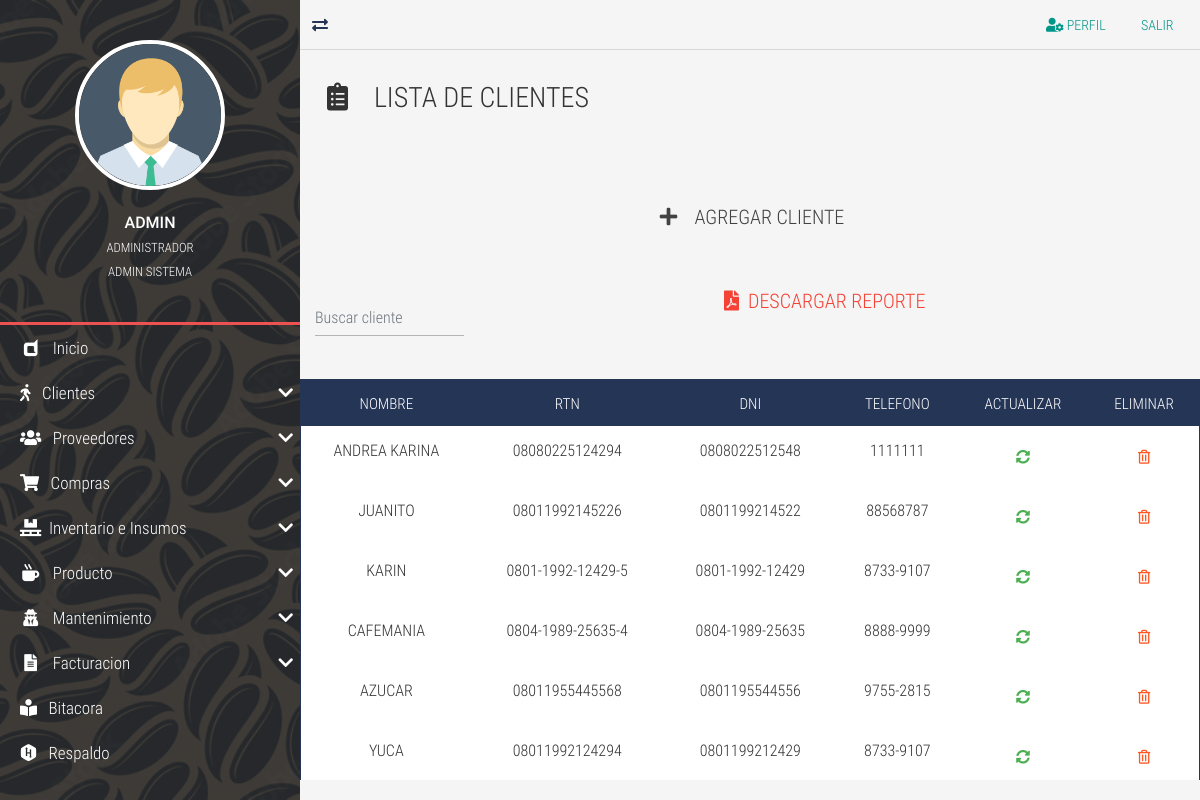
/cliente-list/ (signed in), run on the app's committed database.
### tables this page shows
CREATE TABLE `TBL_Clientes` (
  `id_clientes` int NOT NULL AUTO_INCREMENT,
  `nom_cliente` varchar(45) DEFAULT NULL,
  `rtn_cliente` varchar(40) DEFAULT NULL,
  `dni_clinte` varchar(20) DEFAULT NULL,
  `tel_cliente` varchar(12) DEFAULT NULL,
  PRIMARY KEY (`id_clientes`)
);

### controladores/vistasControlador.php (called while the page is built, shortened)
<?php
	class vistasControlador extends vistasModelo{
		public function obtener_plantilla_controlador(){
			return require_once "./vistas/plantilla.php";
		}
	}

### index.php (called while the page is built, shortened)
<?php
	require_once "./controladores/vistasControlador.php";
	$plantilla = new vistasControlador();
	$plantilla->obtener_plantilla_controlador();

### vistas/contenidos/cliente-list-view.php (the view, shortened to what this page needs)
<div class="full-box page-header">
	<h3 class="text-left">
		<i class="fas fa-clipboard-list fa-fw"></i> &nbsp; LISTA DE CLIENTES
	</h3>
</div>
<div class="container-fluid">
	<ul class="full-box list-unstyled page-nav-tabs">
		<li>
			<div class="btn btn-dark btn-lg" data-toggle="modal" data-target="#ModalCrear"><i class="fas fa-plus fa-fw"></i> &nbsp; AGREGAR CLIENTE</div>
		</li>
	</ul>
</div>
<?php
$where="";
?>
<div class="container-fluid">
  <form class="d-flex" action="../pdf/clientepdf.php" method="post" accept-charset="utf-8">
  	<input class="form-control me-2 light-table-filter" data-table="table_id" type="text" name="filtrocliente" placeholder="Buscar cliente">
	<button type="submit" class="btn btn-danger mx-auto btn-lg"><i class="fas fa-file-pdf"></i> &nbsp;Descargar Reporte</button>
      </form>
  </div>
  <br>
      <table class="table table-striped table-dark table_id text-center" id="tblDatos">
                         <thead>
                         <tr>
                        <th>NOMBRE</th>
                        <th>RTN</th>
						<th>DNI</th>
                        <th>TELEFONO</th>
                    	<th>ACTUALIZAR</th>
						<th>ELIMINAR</th>
                        </tr>
                        </thead>
                        <tbody>
				<?php
include ("./cone.php");
$SQL="SELECT * FROM TBL_Clientes
$where";
$dato = mysqli_query($conexion, $SQL);
if($dato -> num_rows >0){
    while($fila=mysqli_fetch_array($dato)){
?>
<tr>
<td><?php echo $fila['nom_cliente']; ?></td>
<td><?php echo $fila['rtn_cliente']; ?></td>
<td><?php echo $fila['dni_clinte']; ?></td>
<td><?php echo $fila['tel_cliente']; ?></td>
<td>
				<div class="btn btn-success" data-toggle="modal" data-target="#ModalActualizar<?php echo $fila['id_clientes'];?>">
					<i class="fas fa-sync-alt"> </i>
				</div>
			</td>
<td>
	<form class="FormularioAjax" action="<?php echo SERVERURL; ?>ajax/clienteAjax.php" method="POST" data-form="delete" autocomplete="off">
	<button type="submit" class="btn btn-warning">
		<i class="far fa-trash-alt"></i>
	</button>
	</form>
</td>
</tr>
<?php
}
}else{
    ?>
    <tr class="text-center">
    <td colspan="16">No existen registros</td>
    </tr>
    <?php
}
?>
	</body>

### vistas/css/all.css (style rules this page uses)
.fa, .fas, .far, .fal, .fab { -moz-osx-font-smoothing: grayscale; -webkit-font-smoothing: antialiased; display: inline-block; font-style: normal; font-variant: normal; text-rendering: auto; line-height: 1; }
.fa-fw { text-align: center; width: 1.25em; }
.fa-clipboard-list:before { content: "\f46d"; }
.fa-file-pdf:before { content: "\f1c1"; }
.fa-plus:before { content: "\f067"; }
.fa-sync-alt:before { content: "\f2f1"; }
.fa-trash-alt:before { content: "\f2ed"; }
.far { font-family: 'Font Awesome 5 Free'; font-weight: 400; }
.fa, .fas { font-family: 'Font Awesome 5 Free'; font-weight: 900; }

### vistas/css/style.css (style rules this page uses)
:root { --color-one: #F5F5F5; --color-two: #24292E; --color-three: #EC5252; --form-color: #14111A; --accent-color: #253556; --border-color: #D8D8D8; }
body,html { font-family: 'roboto_condensed_light'; width: 100vw; height: 100vh; background-color: var(--color-one); color: #333; font-size: 16px; }
.full-box { margin: 0; padding: 0; box-sizing: border-box; width: 100%; }
.page-header { padding: 30px 20px 60px 20px; }
.page-header > :nth-child(1) { padding-bottom: 7px; }
.page-nav-tabs { display: flex; justify-content: center; flex-wrap: wrap; margin-bottom: 30px; }
.page-nav-tabs li, .page-nav-tabs li a { height: 40px; line-height: 40px; }
.page-nav-tabs li { margin: 5px 20px; }
.table .btn { margin-bottom: 0; }
.table thead th { color: #FFF; }
.table tbody tr { color: #333; transition: all .2s ease-in-out; }
.table-dark, .table { background-color: #fff; }
.table-dark { border: 1px solid var(--accent-color); }
.table-dark thead tr { background-color: var(--accent-color); }
.table-dark td, .table-dark thead th, .table-dark th { border: none; }
table form { margin-bottom: 0; }

### data on the page
tbl_clientes: nom_cliente "ANDREA KARINA", rtn_cliente "08080225124294", dni_clinte "0808022512548", tel_cliente "1111111"
tbl_clientes: nom_cliente "JUANITO", rtn_cliente "08011992145226", dni_clinte "0801199214522", tel_cliente "88568787"
tbl_clientes: nom_cliente "KARIN", rtn_cliente "0801-1992-12429-5", dni_clinte "0801-1992-12429", tel_cliente "8733-9107"
tbl_clientes: nom_cliente "CAFEMANIA", rtn_cliente "0804-1989-25635-4", dni_clinte "0804-1989-25635", tel_cliente "8888-9999"
tbl_clientes: nom_cliente "AZUCAR", rtn_cliente "08011955445568", dni_clinte "0801195544556", tel_cliente "9755-2815"
tbl_clientes: nom_cliente "YUCA", rtn_cliente "08011992124294", dni_clinte "0801199212429", tel_cliente "8733-9107"

### other printed values
$_SESSION['usuario_login'] "ADMIN"
$_SESSION['nombre_usuario'] "ADMINISTRADOR"
$_SESSION['rol'] "ADMIN SISTEMA"
